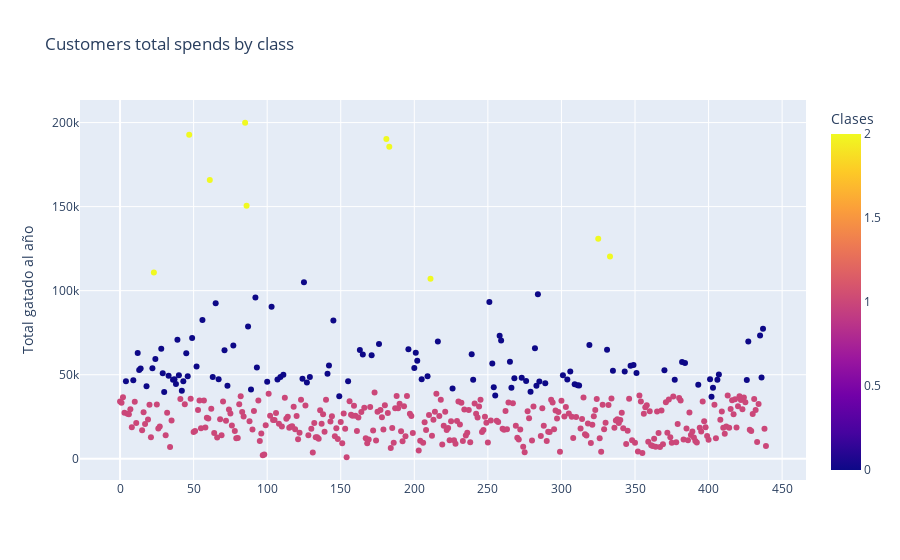

Notebook code for this chart:
### Code cell
fig = px.scatter(data, y="total_spends", color="class",title="Customers total spends by class",
                labels={
                     "total_spends": "Total gatado al año",
                     "index": "",
                     "class": "Clases"
                 })
fig.show()

### Figure 1 — Plotly figure (JSON) as saved in the notebook; plotly's stock layout.template omitted (floating-point values rounded to 4 significant figures; data arrays with more than 128 entries replaced by an {"elided": "..."} marker saying what was removed)
{"data": [{"hovertemplate": "=%{x}<br>Total gatado al año=%{y}<br>Clases=%{marker.color}<extra></extra>", "legendgroup": "", "marker": {"color": {"elided": "440 int values"}, "coloraxis": "coloraxis", "symbol": "circle"}, "mode": "markers", "name": "", "orientation": "v", "showlegend": false, "type": "scatter", "x": {"elided": "440 int values"}, "xaxis": "x", "y": {"elided": "440 int values"}, "yaxis": "y"}], "layout": {"coloraxis": {"colorbar": {"title": {"text": "Clases"}}, "colorscale": [[0, "#0d0887"], [0.1111, "#46039f"], [0.2222, "#7201a8"], [0.3333, "#9c179e"], [0.4444, "#bd3786"], [0.5556, "#d8576b"], [0.6667, "#ed7953"], [0.7778, "#fb9f3a"], [0.8889, "#fdca26"], [1, "#f0f921"]]}, "legend": {"tracegroupgap": 0}, "title": {"text": "Customers total spends by class"}, "xaxis": {"anchor": "y", "domain": [0, 1], "title": {"text": ""}}, "yaxis": {"anchor": "x", "domain": [0, 1], "title": {"text": "Total gatado al año"}}}}
